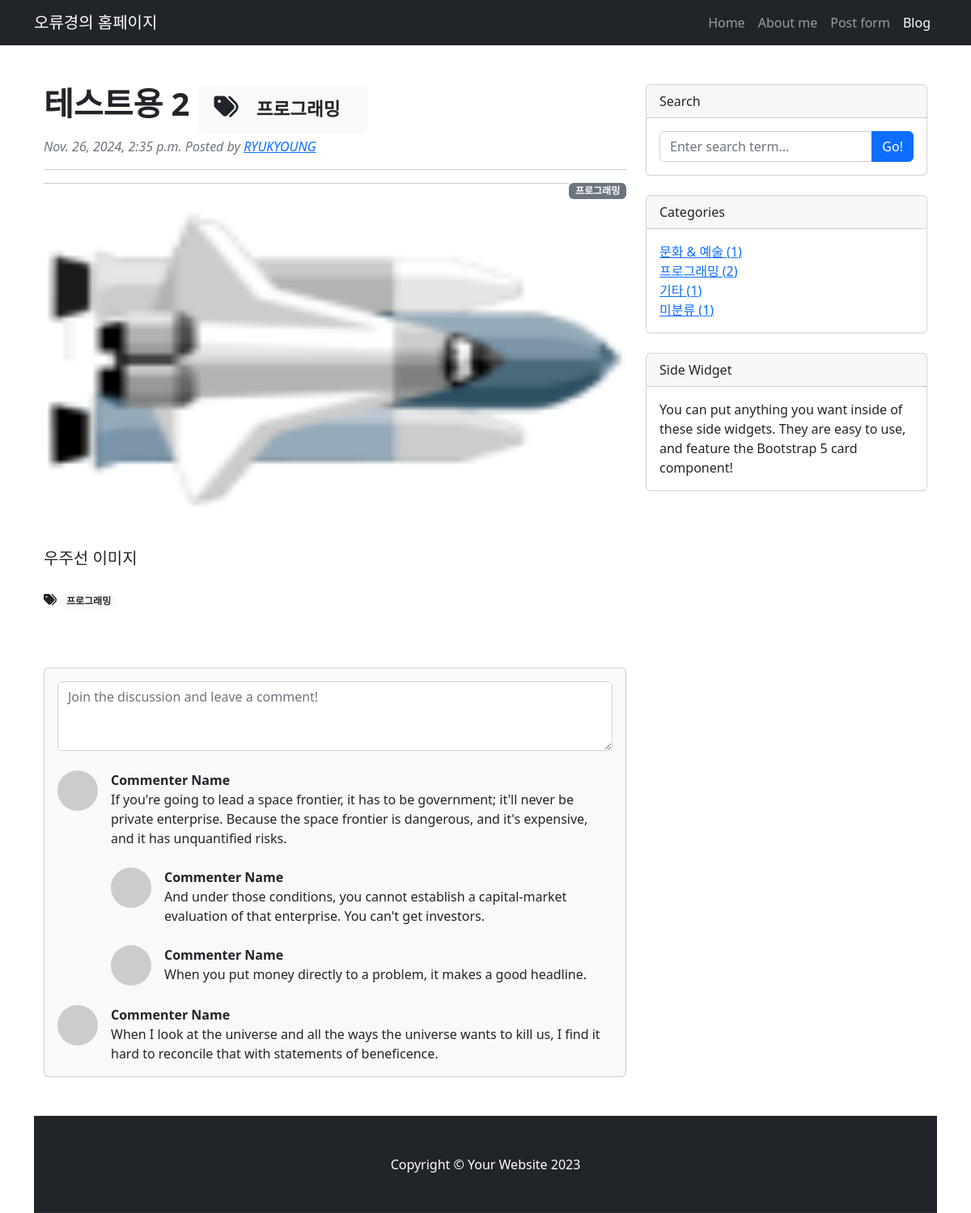
The app's page /blog/2/ with its own data.
### blog/models.py (models this page shows, shortened)
class Post(models.Model):
    title = models.CharField(max_length=100)    #제목 -캐릭터필드 최대 100글자
    content = models.TextField()                #제한없이 길게 쓸 수 있음
    hook_text = models.CharField(max_length=100, blank=True, null=True)
    head_image = models.ImageField(upload_to='blog/images/%Y/%m/%d', blank= True)
    file_upload = models.FileField(upload_to='blog/files/%Y/%m/%d', blank= True)
    created_at = models.DateTimeField(auto_now_add=True)    #저장 , auto~ -> 시간 자동완성?
    updated_at = models.DateTimeField(auto_now=True)
    author = models.ForeignKey(User, null=True, on_delete=models.SET_NULL)
    category = models.ForeignKey(Category, blank=True, null=True, on_delete=models.SET_NULL)
    tags = models.ManyToManyField(Tag, blank=True)

class Tag(models.Model):
    name = models.CharField(max_length=50, unique=True)
    slug = models.SlugField(max_length=200, unique=True, allow_unicode=True)
    def __str__(self):
        return self.name

class Category(models.Model):
    name = models.CharField(max_length=50, unique=True)
    slug = models.SlugField(max_length=200, unique=True, allow_unicode=True)
    def __str__(self):
        return self.name
    class Meta:
        verbose_name_plural = 'Categories'

### blog/views.py (the view)
# urls.py: path('blog/<int:pk>/', views.PostDetail.as_view(), name= 'post_detail'),
class PostDetail(DetailView):
    model = Post
    def get_context_data(self, **kwargs):
        context = super(PostDetail, self).get_context_data()
        context['categories'] = Category.objects.all()
        context['no_category_post_count'] = Post.objects.filter(category=None).count()
        return context

### blog/templates/blog/post_detail.html (shortened to what this page needs)
{% extends './layout.html' %}
{% load static %}
{% block container_class %}<div class="container mt-5">{% endblock %}
{% block main_content %}
<article>
    <header class="mb-4">
        <h1 class="fw-bolder mb-1">{{post.title}}
            {% if post.tags.exists %}
                <span class="badge bg-light text-dark">
                    <i class="fas fa-tags"></i>
                    {% for tag in post.tags.all %}
                        <a href="{% url 'blog:tag_page' tag.slug %}" class="text-dark">
                            <span class="badge rounded-pill bg-light text-dark">{{ tag }}</span>
                        </a>
                    {% endfor %}
                </span>
            {% endif %}
        </h1>
        <div class="text-muted fst-italic mb-2">{{post.created_at}} Posted by
            <a href="#">{{ post.author | upper }}</a>
        </div>
        <hr/>
        {% if post.category %}
        <span class="badge text-bg-secondary float-end">{{ post.category }}</span>
        <hr/>
        {% else %}
        <span class="badge text-bg-secondary float-end">미분류</span>
        {% endif %}
    </header>
    {% if post.head_image %}
    <figure class="mb-4"><img class="img-fluid rounded" src="{{post.head_image.url}}" alt="{{post.title}} head_image" style="width: 900px; height: 400px;"/></figure>
    {% else %}
    <figure class="mb-4"><img class="img-fluid rounded" src="https://picsum.photos/seed/62/400/400" alt="random_image" style="width: 900px; height: 400px;"/></figure>
    {% endif %}
    <section class="mb-5">
        <p class="fs-5 mb-4">{{post.content}}</p>
        {% if post.tags.exists %}
                    <i class = "fas fa-tags"></i>
                    {% for tag in post.tags.iterator %}
                    <a href="{% url 'blog:tag_page' tag.slug %}"><span class="badge rounded-pill bg-light text-dark">{{tag}}</span></a>
                    {% endfor %}
                    <br/>
                    <br/>
                {% endif %}
    </section>
</article>
<section class="mb-5">
    <div class="card bg-light">
        <div class="card-body">
            <form class="mb-4"><textarea class="form-control" rows="3" placeholder="Join the discussion and leave a comment!"></textarea></form>
            <div class="d-flex mb-4">
                <div class="flex-shrink-0"><img class="rounded-circle" src="https://dummyimage.com/50x50/ced4da/6c757d.jpg" alt="..." /></div>
                <div class="ms-3">
                    <div class="fw-bold">Commenter Name</div>
                    If you're going to lead a space frontier, it has to be government; it'll never be private enterprise. Because the space frontier is dangerous, and it's expensive, and it has unquantified risks.
                    <div class="d-flex mt-4">
                        <div class="flex-shrink-0"><img class="rounded-circle" src="https://dummyimage.com/50x50/ced4da/6c757d.jpg" alt="..." /></div>
                        <div class="ms-3">
                            <div class="fw-bold">Commenter Name</div>
                            And under those conditions, you cannot establish a capital-market evaluation of that enterprise. You can't get investors.
                        </div>
                    </div>
                    <div class="d-flex mt-4">
                        <div class="flex-shrink-0"><img class="rounded-circle" src="https://dummyimage.com/50x50/ced4da/6c757d.jpg" alt="..." /></div>
                        <div class="ms-3">
                            <div class="fw-bold">Commenter Name</div>
                            When you put money directly to a problem, it makes a good headline.
                        </div>
                    </div>
                </div>
            </div>
            <div class="d-flex">
                <div class="flex-shrink-0"><img class="rounded-circle" src="https://dummyimage.com/50x50/ced4da/6c757d.jpg" alt="..." /></div>
                <div class="ms-3">
                    <div class="fw-bold">Commenter Name</div>
                    When I look at the universe and all the ways the universe wants to kill us, I find it hard to reconcile that with statements of beneficence.
                </div>
            </div>
        </div>
    </div>
</section>
{% endblock %}

### blog/templates/blog/layout.html (shortened to what this page needs)
{% load static %}
<!DOCTYPE html>
<html lang="en">
    <head>
        <link href="{% static 'blog/css/styles.css' %}" rel="stylesheet" type="text/css">
    </head>
    <body>
        <nav class="navbar navbar-expand-lg navbar-dark bg-dark">
            <div class="container">
                <a class="navbar-brand" href="#!">오류경의 홈페이지</a>
                <div class="collapse navbar-collapse" id="navbarSupportedContent">
                    <ul class="navbar-nav ms-auto mb-2 mb-lg-0">
                        <li class="nav-item"><a class="nav-link" href="{% url 'blog:landing_page' %}">Home</a></li>
                        <li class="nav-item"><a class="nav-link" href="{% url 'blog:about_me' %}">About me</a></li>
                        <li class="nav-item"><a class="nav-link" href="{% url 'blog:post_form' %}">Post form</a></li>
                        <li class="nav-item"><a class="nav-link active" aria-current="page" href="{% url 'blog:post_list' %}">Blog</a></li>
                    </ul>
                </div>
            </div>
        </nav>
        <div class="container">
            {% block container_class %}<div class="container">{% endblock %}
            <div class="row">
                <div class="col-lg-8">
                    {% block main_content %}{% endblock %}
                </div>
                <div class="col-lg-4">
                    <div class="card mb-4">
                        <div class="card-header">Search</div>
                        <div class="card-body">
                            <div class="input-group">
                                <input class="form-control" type="text" placeholder="Enter search term..." aria-label="Enter search term..." aria-describedby="button-search" />
                                <button class="btn btn-primary" id="button-search" type="button">Go!</button>
                            </div>
                        </div>
                    </div>
                    <div class="card mb-4" id="categories-card">
                        <div class="card-header">Categories</div>
                        <div class="card-body">
                            <div class="row">
                                <ul class="list-unstyled mb-0">
                                    {% for category in categories %}
                                        <li>
                                            <a href="{% url 'blog:category_page' category.slug %}">{{ category }} ({{ category.post_set.count }})</a>
                                        </li>
                                    {% endfor %}
                                    <li>
                                        <a href="{% url 'blog:category_page' 'no_category' %}">미분류 ({{ no_category_post_count }})</a>
                                    </li>
                                </ul>
                            </div>
                        </div>
                    </div>
                    <div class="card mb-4">
                        <div class="card-header">Side Widget</div>
                        <div class="card-body">You can put anything you want inside of these side widgets. They are easy to use, and feature the Bootstrap 5 card component!</div>
                    </div>
                </div>
            </div>
        </div>
        <footer class="py-5 bg-dark">
        <div class="container"><p class="m-0 text-center text-white">Copyright &copy; Your Website 2023</p></div>
        </footer>
    </body>
</html>

### blog/templates/blog/layout.html (style rules this page uses)
html, body { height: 100%; margin: 0; display: flex; flex-direction: column; }
footer { position: sticky; bottom: 0; width: 100%; }

### records on screen
Post: title "테스트용 2", created_at "Nov. 26, 2024, 2:35 p.m.", author "RYUKYOUNG", category "프로그래밍", head_image (picture), content "우주선 이미지"
Tag: name "프로그래밍"
Category: name "문화 & 예술", post_set.count "1"
Category: name "프로그래밍", post_set.count "2"
Category: name "기타", post_set.count "1"

### other values on screen
{{ no_category_post_count }} "1"
